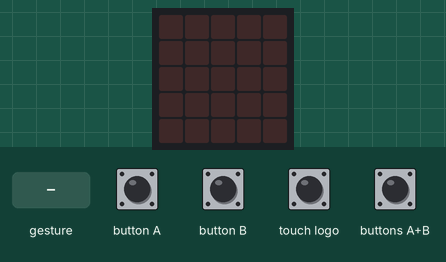
This program was run on a simulated BBC micro:bit (MakeCode). Parts: the board's 5×5 LED display. The inputs (shaded band) are chosen by the test bench. A tilt is held for 1.5 s and a shake lasts 1 s, then the board lies face up again.

Above: at 1.2 s.
1.3 s: button A pressed for 0.15 s
At 1.8 s:
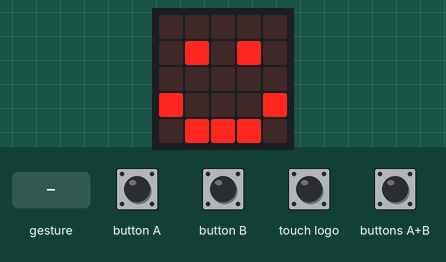
2.9 s: button B pressed for 0.15 s
At 4.2 s:
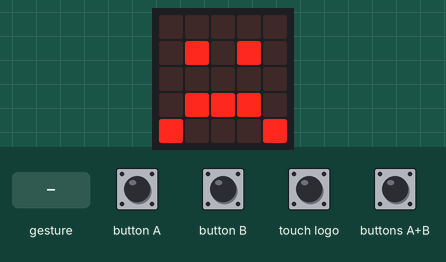
4.5 s: touch logo pressed for 0.15 s
At 5.4 s:
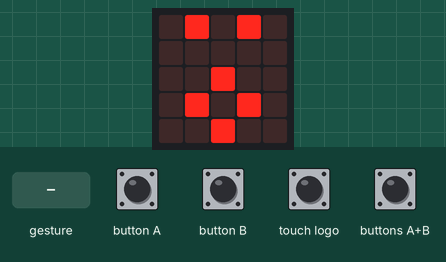
6.1 s: buttons A+B pressed for 0.15 s
At 6.6 s:
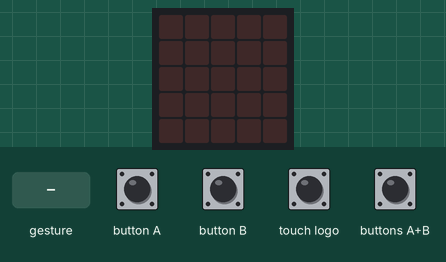
7.7 s: sound turns loud
At 8.3 s:
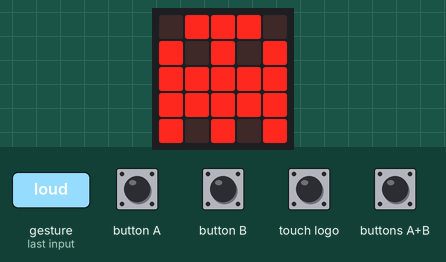
9.2 s: gesture 'shake'
At 10.8 s:
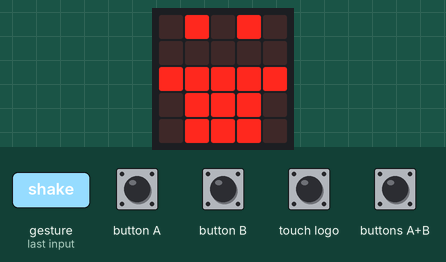
Timing chart, 0 to 11.9 s (numbered marks = the images above; inputs shaded):
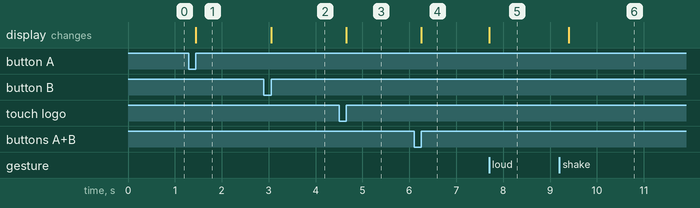

Measured:
- after the input at 1.3 s, the display: changes after 0.15 s (image 1)
- after the input at 2.9 s, the display: changes after 0.15 s (image 2)
- after the input at 4.5 s, the display: changes after 0.15 s (image 3)
- after the input at 6.1 s, the display: changes after 0.15 s (image 4)
- after the input at 7.7 s, the display: changes at once (image 5)
- after the input at 9.2 s, the display: changes after 0.20 s (image 6)

The program:

main.ts
```typescript
input.onSound(DetectedSound.Loud, function () {
    basic.showIcon(IconNames.Ghost)
})
input.onButtonPressed(Button.A, function () {
    basic.showIcon(IconNames.Happy)
})
input.onLogoEvent(TouchButtonEvent.Pressed, function () {
    basic.showIcon(IconNames.Surprised)
})
input.onButtonPressed(Button.AB, function () {
    basic.showLeds(`
        . . . . .
        . . . . .
        . . . . .
        . . . . .
        . . . . .
        `)
})
input.onButtonPressed(Button.B, function () {
    basic.showIcon(IconNames.Sad)
})
input.onGesture(Gesture.Shake, function () {
    basic.showLeds(`
        . # . # .
        . . . . .
        # # # # #
        . # # # .
        . # # # .
        `)
})
```

test.ts
```typescript
// tu są testy; nie będzie to kompilowane, gdy ten pakiet będzie używany jako rozszerzenie.
```
